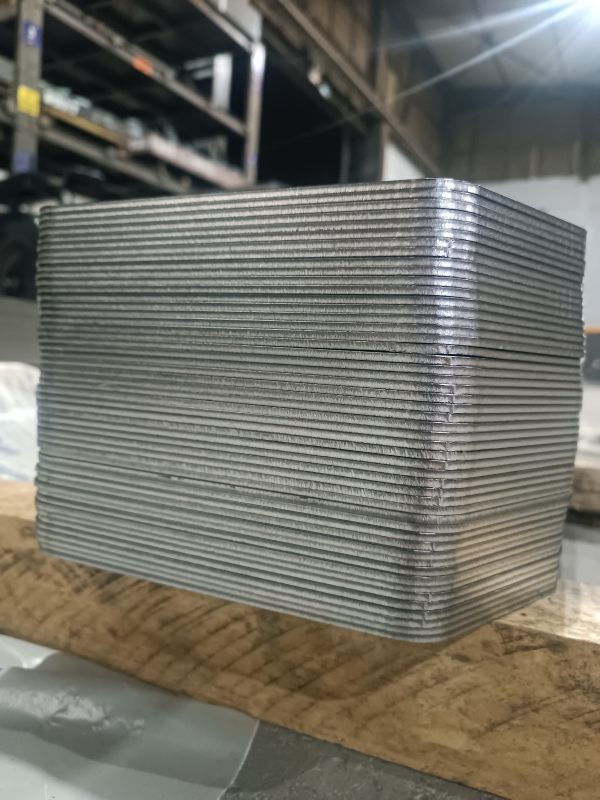
#> input picture assets/1.jpg, 1200 x 1600 px, found by its file name (shown at 1/2 size)
$ python set_filters.py   (older library calls are emulated)
#> lines starting #> are read from the running program, lines starting #| are printed output that depends on the picture
# set_filters.py → 20.11.2024
import cv2
import numpy as np
import matplotlib.pyplot as plt
import math


class EnhancedGaborDetector:
    def __init__(self, image_path):
        self.original_image = cv2.imread(image_path, cv2.IMREAD_COLOR)  # Renkli olarak yükle
        if self.original_image is None:
            raise ValueError("Görüntü yüklenemedi")

        self.original_image_rgb = cv2.cvtColor(self.original_image, cv2.COLOR_BGR2RGB)  # RGB'ye çevir
        self.image = cv2.cvtColor(self.original_image, cv2.COLOR_BGR2GRAY)  # İşleme için gri tonlama
        self.filtered_image = None

    def apply_clahe(self, clip_limit=2.0, tile_grid_size=(8, 8)):
        """Görüntüye CLAHE uygular."""
        clahe = cv2.createCLAHE(clipLimit=clip_limit, tileGridSize=tile_grid_size)
        self.image = clahe.apply(self.image)
        return self.image

    def apply_blur(self, kernel_size=(7, 7)):
        """Görüntüye Gaussian blur uygular."""
        self.image = cv2.GaussianBlur(self.image, kernel_size, 0)
        return self.image

    def apply_adaptive_threshold(self, max_value=255, adaptive_method=cv2.ADAPTIVE_THRESH_GAUSSIAN_C,
                                 threshold_type=cv2.THRESH_BINARY, block_size=21, C=1):
        """Adaptif eşikleme uygular."""
        self.image = cv2.adaptiveThreshold(
            self.image, max_value, adaptive_method, threshold_type, block_size, C
        )
        return self.image

    def apply_bilateral_filter(self, d=9, sigma_color=75, sigma_space=75):
        """Görüntüye bilateral filtre uygular."""
        self.image = cv2.bilateralFilter(self.image, d, sigma_color, sigma_space)
        return self.image

    def apply_gabor_filter(self, ksize=21, sigma=8.0, theta=np.pi / 4, lambd=10.0, gamma=0.5, psi=0):
        """Görüntüye Gabor filtresi uygular."""
        kernel = cv2.getGaborKernel(
            (ksize, ksize),
            sigma,
            theta,
            lambd,
            gamma,
            psi,
            ktype=cv2.CV_32F
        )
        self.filtered_image = cv2.filter2D(self.image, cv2.CV_8UC3, kernel)
        return self.filtered_image

    def apply_morphological_operations(self, erosion_kernel=3, erosion_iter=1,
                                       dilation_kernel=3, dilation_iter=1):
        """Erozyon ve genişletme işlemleri uygular."""
        kernel = np.ones((erosion_kernel, erosion_kernel), np.uint8)
        self.filtered_image = cv2.erode(self.filtered_image, kernel, iterations=erosion_iter)

        kernel = np.ones((dilation_kernel, dilation_kernel), np.uint8)
        self.filtered_image = cv2.dilate(self.filtered_image, kernel, iterations=dilation_iter)

        return self.filtered_image

    def process_image(self, clahe_params=None, blur_params=None, bilateral_params=None, gabor_params=None,
                      morphological_params=None):
        """Tüm işlemleri sırayla uygular."""
        # İşleme parametreleri
        default_clahe = {'clip_limit': 2.0, 'tile_grid_size': (8, 8)}
        default_blur = {'kernel_size': (11, 11)}
        default_bilateral = {'d': 9, 'sigma_color': 75, 'sigma_space': 75}
        default_gabor = {
            'ksize': 10,
            'sigma': 5.7,
            'theta': 2 * (np.pi) / 4,
            'lambd': 10.0,
            'gamma': 0.5,
            'psi': 0
        }
        default_morphological = {
            'erosion_kernel': 3,
            'erosion_iter': 1,
            'dilation_kernel': 5,
            'dilation_iter': 1
        }

        clahe_params = clahe_params or default_clahe
        blur_params = blur_params or default_blur
        bilateral_params = bilateral_params or default_bilateral
        gabor_params = gabor_params or default_gabor
        morphological_params = morphological_params or default_morphological

        # İşlem sırası
        self.apply_clahe(**clahe_params)
        self.apply_blur(**blur_params)
        self.apply_bilateral_filter(**bilateral_params)
        self.apply_gabor_filter(**gabor_params)
        self.apply_morphological_operations(**morphological_params)

        return self.filtered_image

    def get_result(self):
        """Son işlem sonucunu döndürür."""
        if self.filtered_image is None:
            raise ValueError("Henüz işlem yapılmadı")
        return self.filtered_image

    def apply_roi(self, roi_coordinates):
        """Belirtilen koordinatlarla ROI alır."""
        x1, y1, x2, y2 = roi_coordinates
        roi = self.original_image[y1:y2, x1:x2]
        return roi


def display_image_processing(image_path, roi_coordinates, canny_low=50, canny_high=150):
    detector = EnhancedGaborDetector(image_path)
#> in __init__, self.original_image is the input picture: shape (1600, 1200, 3); mean B, G, R 101, 110.3, 112

    # ROI uygulama
    roi_image = detector.apply_roi(roi_coordinates)
#> in apply_roi, `roi = self.original_image[y1:y2, x1:x2]`:
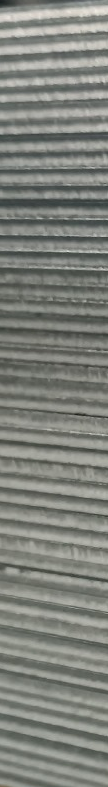
#> roi: shape (787, 108, 3); mean B, G, R 123.7, 130, 127.3

    # ROI üzerinde filtre işlemlerini uygulama
    detector.image = cv2.cvtColor(roi_image, cv2.COLOR_BGR2GRAY)
    processed_roi = detector.process_image()
#> in apply_blur, `self.image = cv2.GaussianBlur(self.image, kernel_size, 0)`:
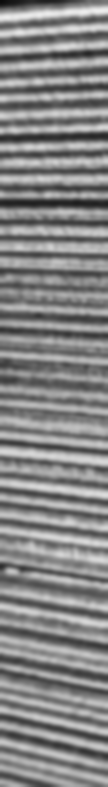
#> self.image: shape (787, 108); min 10, max 237, mean 133.6
#> in apply_morphological_operations, `self.filtered_image = cv2.erode(self.filtered_image, kernel, iteration..`:
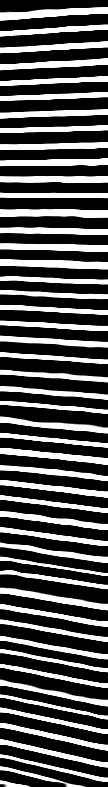
#> self.filtered_image: shape (787, 108); min 0, max 255, mean 84.7
#> in apply_morphological_operations, `self.filtered_image = cv2.dilate(self.filtered_image, kernel, iteratio..`:
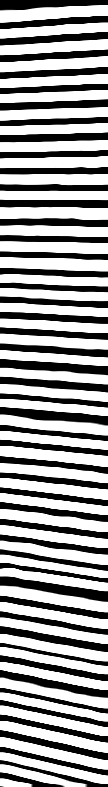
#> self.filtered_image: shape (787, 108); min 0, max 255, mean 154.3

    # Canny Kenar Algılama
    edges = cv2.Canny(processed_roi, canny_low, canny_high)
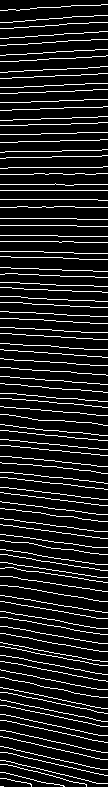
#> edges: shape (787, 108); 12.4% white in thin lines or dots

    # Çizgi ve kenar sayma işlemleri
    image_height, image_width = edges.shape
#> image_height = 787; image_width = 108
    vertical_line_x = image_width // 2
#> vertical_line_x = 54

    # Dikey çizgi çizimi
    edges_with_line = edges.copy()
    cv2.line(edges_with_line, (vertical_line_x, 0), (vertical_line_x, image_height), 255, 1)
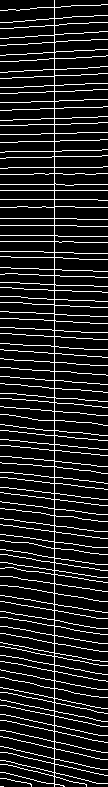
#> edges_with_line: shape (787, 108); 13.2% white in thin lines or dots

    # Çizginin geçtiği kenarları sayma
    vertical_edge_count = np.sum(edges[:, vertical_line_x] > 0)
#> vertical_edge_count = 98

    # Matplotlib ile görselleştirme
    plt.figure(figsize=(18, 6))

    plt.subplot(1, 5, 1)
    plt.title("Orijinal Görüntü (Renkli)")
    plt.imshow(detector.original_image_rgb)
    plt.axis("off")

    plt.subplot(1, 5, 2)
    plt.title("Seçilen ROI (Orijinal Görüntü)")
    plt.imshow(cv2.cvtColor(roi_image, cv2.COLOR_BGR2RGB))
    plt.axis("off")

    plt.subplot(1, 5, 3)
    plt.title("İşlenmiş ROI (Gabor ve CLAHE)")
    plt.imshow(processed_roi, cmap="gray")
    plt.axis("off")

    plt.subplot(1, 5, 4)
    plt.title("Canny Uygulanan Görüntü")
    plt.imshow(edges, cmap="gray")
    plt.axis("off")

    plt.subplot(1, 5, 5)
    plt.title(f"Çizgi ve Kenar Sayımı\nKenar Sayısı: {math.ceil(vertical_edge_count / 2)}")
    plt.imshow(edges_with_line, cmap="gray")
    plt.axis("off")

    plt.tight_layout()
    plt.show()
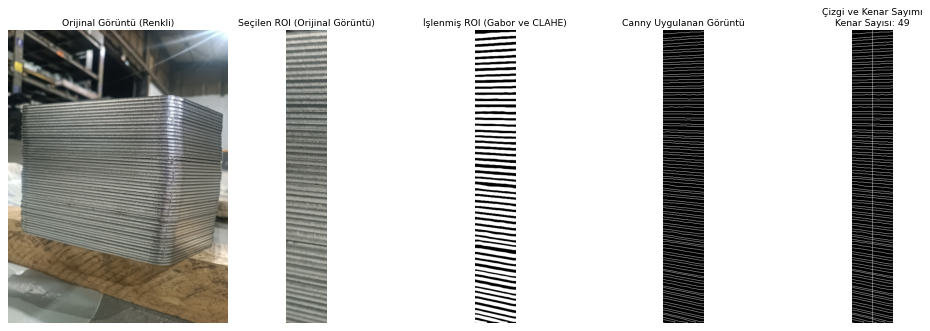
#> figure drawn by matplotlib, 5 panels

# Bu scripti test etmek için :
# Filtre ayarından sonra
if __name__ == "__main__":
    image_path = "assets/1.jpg"
    roi_coordinates = (337, 386, 445, 1173)
    display_image_processing(image_path, roi_coordinates)

$ run again, with assets/2.jpg copied over assets/1.jpg
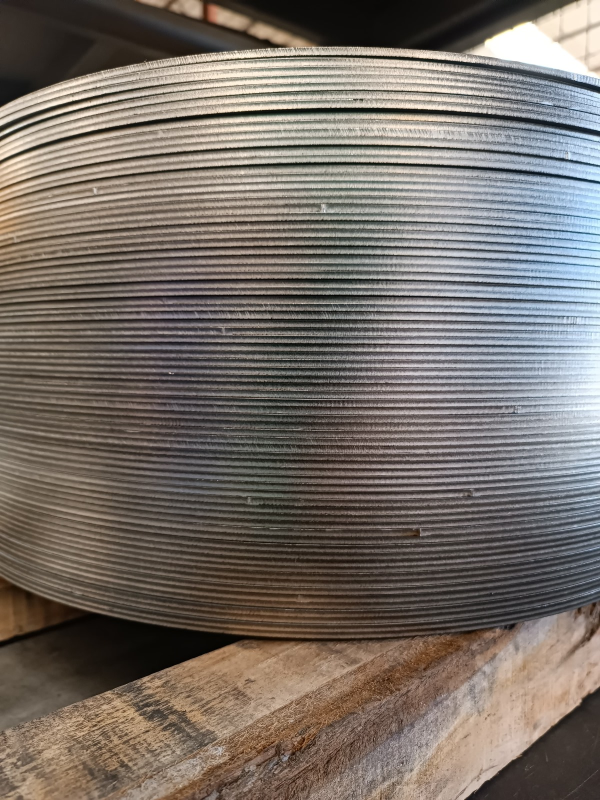
#> input picture assets/2.jpg, 1200 x 1600 px, found by its file name (shown at 1/2 size)
#> in __init__, self.original_image is the input picture: shape (1600, 1200, 3); mean B, G, R 104.3, 111.4, 119.8
#> in display_image_processing, `edges = cv2.Canny(processed_roi, canny_low, canny_high)`:
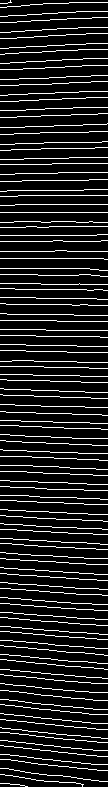
#> edges: shape (787, 108); 13.1% white in thin lines or dots
#> in display_image_processing, `cv2.line(edges_with_line, (vertical_line_x, 0), (vertical_line_x, imag..`:
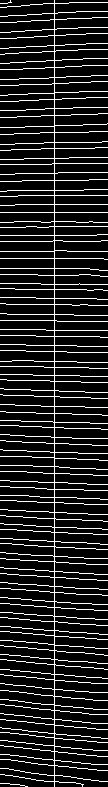
#> edges_with_line: shape (787, 108); 13.9% white in thin lines or dots
#> vertical_edge_count = 103

$ run again, with assets/3.jpg copied over assets/1.jpg
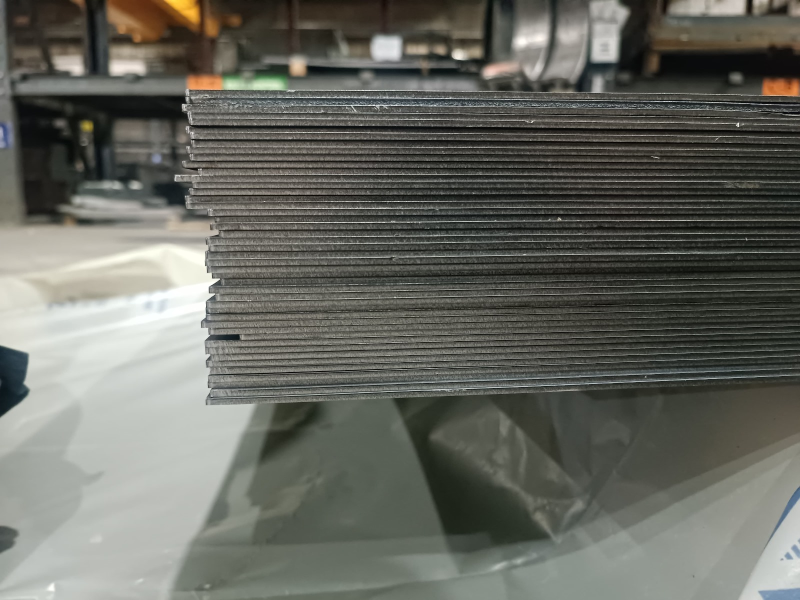
#> input picture assets/3.jpg, 1600 x 1200 px, found by its file name (shown at 1/2 size)
#> in __init__, self.original_image is the input picture: shape (1200, 1600, 3); mean B, G, R 96.2, 103.7, 102.6
#> in display_image_processing, `edges = cv2.Canny(processed_roi, canny_low, canny_high)`:
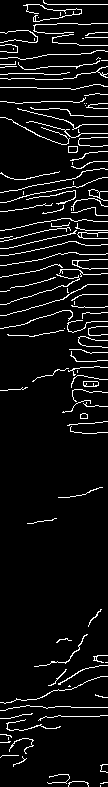
#> edges: shape (787, 108); 6.7% white in thin lines or dots
#> in display_image_processing, `cv2.line(edges_with_line, (vertical_line_x, 0), (vertical_line_x, imag..`:
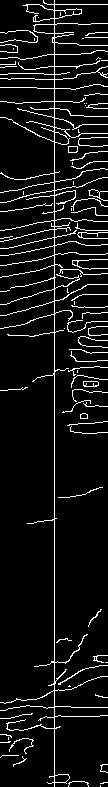
#> edges_with_line: shape (787, 108); 7.6% white in thin lines or dots
#> vertical_edge_count = 48
